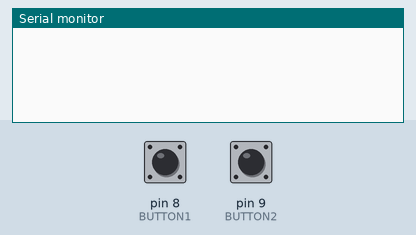
Bench run of a sketch on a simulated Arduino Uno, built with avr-gcc and run on an emulated ATmega328P. On the bench: the last lines printed to the serial monitor. The test bench sets the inputs (shaded band); at power-on: pin 8 (BUTTON1) HIGH, pin 9 (BUTTON2) HIGH.

Above: at 1.2 s.
1.3 s: pin 8 (BUTTON1) pulled LOW for 0.15 s
At 2.2 s:
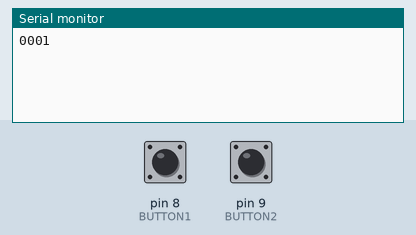
2.9 s: pin 9 (BUTTON2) pulled LOW for 0.15 s
At 3.4 s:
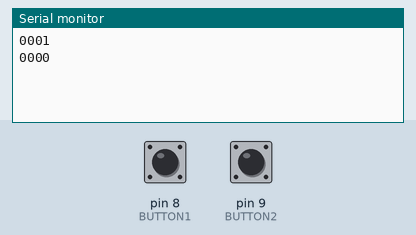
4.5 s: pin 8 (BUTTON1) pulled LOW for 1 s
At 6.1 s:
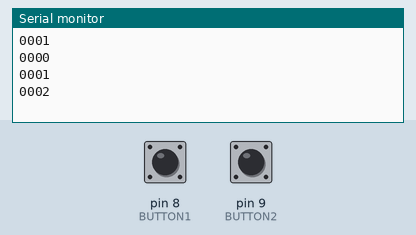
7.0 s: pin 9 (BUTTON2) pulled LOW for 3.2 s
At 10.4 s:
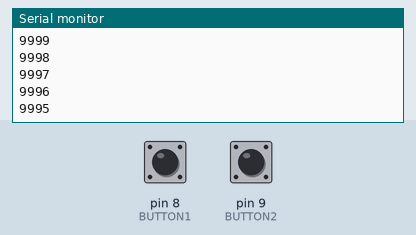
Timing chart, 0 to 11.9 s (numbered marks = the images above; inputs shaded):
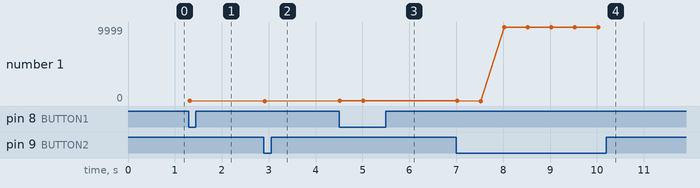

The sketch:

inteligentne_przyciski_v1.ino
```cpp
#define BUTTON1 8
#define BUTTON2 9

void setup() {
  pinMode(BUTTON1, INPUT_PULLUP);
  pinMode(BUTTON2, INPUT_PULLUP);
  Serial.begin(9600);
}

int j,d,s,t;
int pomoc1 = 96;
int pomoc2 = 96;

void loop() {

  delay(5);

  if(digitalRead(BUTTON1) == LOW){
    pomoc1++;
    if(pomoc1 == 100){ //100*5ms = 500ms odstep miedzy impulsami przy wcisnietym przycisku
      zwieksz(); //zwieksza licznik dekadowy
      wypisz();  //wypisuje wskazanie licznika
      pomoc1 = 0;//naliczanie kolejnego czasu odstepu miedzy impulsami
    }
  }else pomoc1 = 96; //gdy czas naciskania > 20ms uklad zareaguje na przycisk

  if(digitalRead(BUTTON2) == LOW){
    pomoc2++;
    if(pomoc2 == 100){
      zmniejsz();
      wypisz();
      pomoc2 = 0;
    }
  }else pomoc2 = 96;
}

void zwieksz(){
  j++;
  if(j == 10){
    j = 0;
    d++;
    if(d == 10){
      d = 0;
      s++;
      if(s == 10){
        s = 0;
        t++;
        if(t == 10) t = 0;
      }
    }
  }
}

void zmniejsz(){
  j--;
  if(j == -1){
    j = 9;
    d--;
    if(d == -1){
      d = 9;
      s--;
      if(s == -1){
        s = 9;
        t--;
        if(t == -1){
          t = s = d = j = 9;
        }
      }
    }
  }
}

void wypisz(){
  Serial.print(t);
  Serial.print(s);
  Serial.print(d);
  Serial.print(j);
  Serial.println();
}
```

Measured:
- after the input at 1.3 s, the serial monitor: prints a new line at once (image 1)
- after the input at 2.9 s, the serial monitor: prints a new line at once (image 2)
- after the input at 4.5 s, the serial monitor: prints a new line at once (image 3)
- after the input at 7.0 s, the serial monitor: prints a new line after 0.52 s (image 4)
- plotted number 1: 1 → 0 after the input at 2.9 s, 0 → 2 after the input at 4.5 s, 2 → 9995 after the input at 7.0 s
